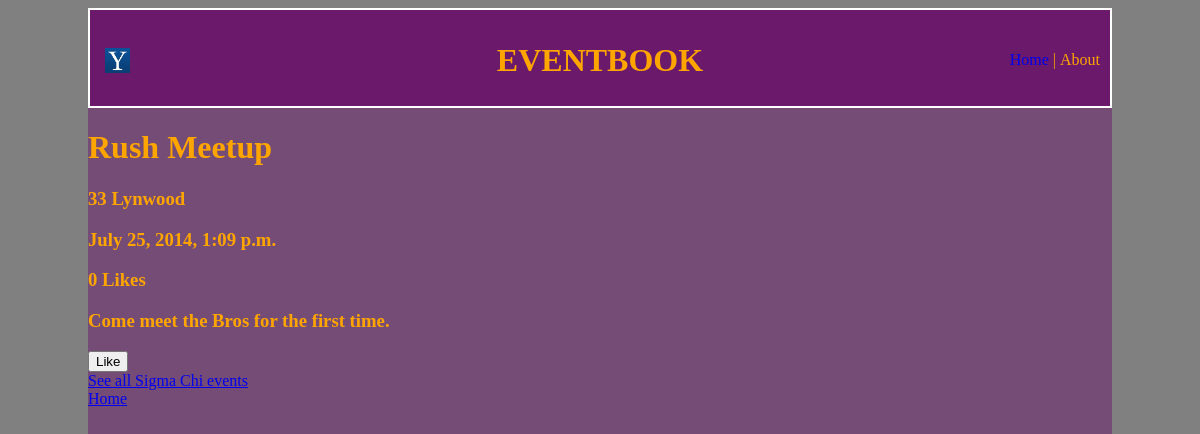
The page /events/events/1/ on the database as committed earlier.
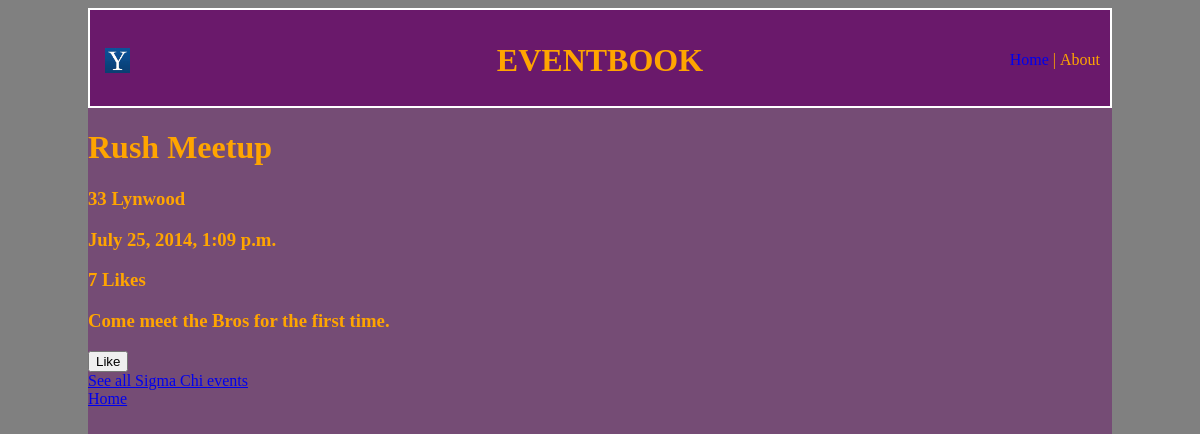
The same page on the database as committed later.
### events/models.py (models this page shows, shortened)
class Event(models.Model):
	group = models.ForeignKey(Group, null=True)
	title = models.CharField(max_length = 100, unique = True)
	location = models.CharField(max_length=50)
	time = models.DateTimeField(default=datetime.now())
	description =models.TextField(max_length=500)
	likes = models.IntegerField(default=0)

class Group(models.Model):
	name = models.CharField(max_length=75, unique=True)
	numMembers = models.IntegerField(default=0)
	private = models.BooleanField(default=False)

### events/views.py (the view)
# urls.py: url(r'^events/(?P<event_id>\d+)/$', views.eventdetail, name='eventdetail'),
def eventdetail(request, event_id):
	event = get_object_or_404(Event, pk=event_id)
	return render(request, 'events/eventdetail.html', {'event':event})

### events/templates/events/eventdetail.html (shortened to what this page needs)
{% extends 'events/base.html' %}
{% block content %}
<h1>{{ event.title }}</h1>
<h3>{{ event.location }}</h3>
<h3>{{ event.time }}</h3>
<h3>{{ event.likes }} Likes</h3>
<h3>{{ event.description }}</h3>
<form id="likeevent" action="{% url 'events:like' event.id %}" method="post">
	<input type="submit" value="Like"/>
</form>
<a href="{% url 'events:groupdetail' event.group.id %}">See all {{event.group.name}} events</a> <br/>
<a href="{% url 'events:index' %}">Home</a>
{% endblock %}

Rows that differ between the two databases and show on the page:
changed Event "Rush Meetup": likes "0" → "7"
